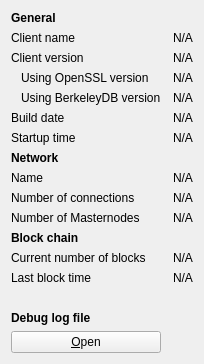
     <widget class="QWidget" name="tab_info">
      <attribute name="title">
       <string>&amp;Information</string>
      </attribute>
      <layout class="QGridLayout" name="gridLayout" columnstretch="0,0">
       <property name="horizontalSpacing">
        <number>12</number>
       </property>
       <item row="0" column="0">
        <widget class="QLabel" name="generalHeader">
         <property name="font">
          <font>
           <weight>75</weight>
           <bold>true</bold>
          </font>
         </property>
         <property name="text">
          <string>General</string>
         </property>
        </widget>
       </item>
       <item row="1" column="0">
        <widget class="QLabel" name="clientNameLabel">
         <property name="text">
          <string>Client name</string>
         </property>
        </widget>
       </item>
       <item row="1" column="1">
        <widget class="QLabel" name="clientName">
         <property name="cursor">
          <cursorShape>IBeamCursor</cursorShape>
         </property>
         <property name="text">
          <string>N/A</string>
         </property>
         <property name="textFormat">
          <enum>Qt::PlainText</enum>
         </property>
         <property name="textInteractionFlags">
          <set>Qt::LinksAccessibleByMouse|Qt::TextSelectableByKeyboard|Qt::TextSelectableByMouse</set>
         </property>
        </widget>
       </item>
       <item row="2" column="0">
        <widget class="QLabel" name="clientVersionLabel">
         <property name="text">
          <string>Client version</string>
         </property>
        </widget>
       </item>
       <item row="2" column="1">
        <widget class="QLabel" name="clientVersion">
         <property name="cursor">
          <cursorShape>IBeamCursor</cursorShape>
         </property>
         <property name="text">
          <string>N/A</string>
         </property>
         <property name="textFormat">
          <enum>Qt::PlainText</enum>
         </property>
         <property name="textInteractionFlags">
          <set>Qt::LinksAccessibleByMouse|Qt::TextSelectableByKeyboard|Qt::TextSelectableByMouse</set>
         </property>
        </widget>
       </item>
       <item row="3" column="0">
        <widget class="QLabel" name="openSSLVersionLabel">
         <property name="text">
          <string>Using OpenSSL version</string>
         </property>
         <property name="indent">
          <number>10</number>
         </property>
        </widget>
       </item>
       <item row="3" column="1">
        <widget class="QLabel" name="openSSLVersion">
         <property name="cursor">
          <cursorShape>IBeamCursor</cursorShape>
         </property>
         <property name="text">
          <string>N/A</string>
         </property>
         <property name="textFormat">
          <enum>Qt::PlainText</enum>
         </property>
         <property name="textInteractionFlags">
          <set>Qt::LinksAccessibleByMouse|Qt::TextSelectableByKeyboard|Qt::TextSelectableByMouse</set>
         </property>
        </widget>
       </item>
       <item row="4" column="0">
        <widget class="QLabel" name="berkeleyDBVersionLabel">
         <property name="text">
          <string>Using BerkeleyDB version</string>
         </property>
         <property name="indent">
          <number>10</number>
         </property>
        </widget>
       </item>
       <item row="4" column="1">
        <widget class="QLabel" name="berkeleyDBVersion">
         <property name="cursor">
          <cursorShape>IBeamCursor</cursorShape>
         </property>
         <property name="text">
          <string>N/A</string>
         </property>
         <property name="textFormat">
          <enum>Qt::PlainText</enum>
         </property>
         <property name="textInteractionFlags">
          <set>Qt::LinksAccessibleByMouse|Qt::TextSelectableByKeyboard|Qt::TextSelectableByMouse</set>
         </property>
        </widget>
       </item>
       <item row="5" column="0">
        <widget class="QLabel" name="buildDateLabel">
         <property name="text">
          <string>Build date</string>
         </property>
        </widget>
       </item>
       <item row="5" column="1">
        <widget class="QLabel" name="buildDate">
         <property name="cursor">
          <cursorShape>IBeamCursor</cursorShape>
         </property>
         <property name="text">
          <string>N/A</string>
         </property>
         <property name="textFormat">
          <enum>Qt::PlainText</enum>
         </property>
         <property name="textInteractionFlags">
          <set>Qt::LinksAccessibleByMouse|Qt::TextSelectableByKeyboard|Qt::TextSelectableByMouse</set>
         </property>
        </widget>
       </item>
       <item row="6" column="0">
        <widget class="QLabel" name="startupTimeLabel">
         <property name="text">
          <string>Startup time</string>
         </property>
        </widget>
       </item>
       <item row="6" column="1">
        <widget class="QLabel" name="startupTime">
         <property name="cursor">
          <cursorShape>IBeamCursor</cursorShape>
         </property>
         <property name="text">
          <string>N/A</string>
         </property>
         <property name="textFormat">
          <enum>Qt::PlainText</enum>
         </property>
         <property name="textInteractionFlags">
          <set>Qt::LinksAccessibleByMouse|Qt::TextSelectableByKeyboard|Qt::TextSelectableByMouse</set>
         </property>
        </widget>
       </item>
       <item row="7" column="0">
        <widget class="QLabel" name="networkHeader">
         <property name="font">
          <font>
           <weight>75</weight>
           <bold>true</bold>
          </font>
         </property>
         <property name="text">
          <string>Network</string>
         </property>
        </widget>
       </item>
       <item row="8" column="0">
        <widget class="QLabel" name="networkNameLabel">
         <property name="text">
          <string>Name</string>
         </property>
        </widget>
       </item>
       <item row="8" column="1">
        <widget class="QLabel" name="networkName">
         <property name="cursor">
          <cursorShape>IBeamCursor</cursorShape>
         </property>
         <property name="text">
          <string>N/A</string>
         </property>
         <property name="textFormat">
          <enum>Qt::PlainText</enum>
         </property>
         <property name="textInteractionFlags">
          <set>Qt::LinksAccessibleByMouse|Qt::TextSelectableByKeyboard|Qt::TextSelectableByMouse</set>
         </property>
        </widget>
       </item>
       <item row="9" column="0">
        <widget class="QLabel" name="numberOfConnectionsLabel">
         <property name="text">
          <string>Number of connections</string>
         </property>
        </widget>
       </item>
       <item row="9" column="1">
        <widget class="QLabel" name="numberOfConnections">
         <property name="cursor">
          <cursorShape>IBeamCursor</cursorShape>
         </property>
         <property name="text">
          <string>N/A</string>
         </property>
         <property name="textFormat">
          <enum>Qt::PlainText</enum>
         </property>
         <property name="textInteractionFlags">
          <set>Qt::LinksAccessibleByMouse|Qt::TextSelectableByKeyboard|Qt::TextSelectableByMouse</set>
         </property>
        </widget>
       </item>
       <item row="10" column="0">
        <widget class="QLabel" name="masternodeCountLabel">
         <property name="text">
          <string>Number of Masternodes</string>
         </property>
        </widget>
       </item>
       <item row="10" column="1">
        <widget class="QLabel" name="masternodeCount">
         <property name="cursor">
          <cursorShape>IBeamCursor</cursorShape>
         </property>
         <property name="text">
          <string>N/A</string>
         </property>
         <property name="textFormat">
          <enum>Qt::PlainText</enum>
         </property>
         <property name="textInteractionFlags">
          <set>Qt::LinksAccessibleByMouse|Qt::TextSelectableByKeyboard|Qt::TextSelectableByMouse</set>
         </property>
        </widget>
       </item>
       <item row="11" column="0">
        <widget class="QLabel" name="blockchainHeader">
         <property name="font">
          <font>
           <weight>75</weight>
           <bold>true</bold>
          </font>
         </property>
         <property name="text">
          <string>Block chain</string>
         </property>
        </widget>
       </item>
       <item row="12" column="0">
        <widget class="QLabel" name="numberOfBlocksLabel">
         <property name="text">
          <string>Current number of blocks</string>
         </property>
        </widget>
       </item>
       <item row="12" column="1">
        <widget class="QLabel" name="numberOfBlocks">
         <property name="cursor">
          <cursorShape>IBeamCursor</cursorShape>
         </property>
         <property name="text">
          <string>N/A</string>
         </property>
         <property name="textFormat">
          <enum>Qt::PlainText</enum>
         </property>
         <property name="textInteractionFlags">
          <set>Qt::LinksAccessibleByMouse|Qt::TextSelectableByKeyboard|Qt::TextSelectableByMouse</set>
         </property>
        </widget>
       </item>
       <item row="13" column="0">
        <widget class="QLabel" name="lastBlockTimeLabel">
         <property name="text">
          <string>Last block time</string>
         </property>
        </widget>
       </item>
       <item row="13" column="1">
        <widget class="QLabel" name="lastBlockTime">
         <property name="cursor">
          <cursorShape>IBeamCursor</cursorShape>
         </property>
         <property name="text">
          <string>N/A</string>
         </property>
         <property name="textFormat">
          <enum>Qt::PlainText</enum>
         </property>
         <property name="textInteractionFlags">
          <set>Qt::LinksAccessibleByMouse|Qt::TextSelectableByKeyboard|Qt::TextSelectableByMouse</set>
         </property>
        </widget>
       </item>
       <item row="14" column="0">
        <spacer name="verticalSpacer_2">
         <property name="orientation">
          <enum>Qt::Vertical</enum>
         </property>
         <property name="sizeHint" stdset="0">
          <size>
           <width>20</width>
           <height>20</height>
          </size>
         </property>
        </spacer>
       </item>
       <item row="15" column="0">
        <widget class="QLabel" name="debugLogFileHeader">
         <property name="font">
          <font>
           <weight>75</weight>
           <bold>true</bold>
          </font>
         </property>
         <property name="text">
          <string>Debug log file</string>
         </property>
        </widget>
       </item>
       <item row="16" column="0">
        <widget class="QPushButton" name="openDebugLogfileButton">
         <property name="toolTip">
          <string>Open the Expedia debug log file from the current data directory. This can take a few seconds for large log files.</string>
         </property>
         <property name="text">
          <string>&amp;Open</string>
         </property>
         <property name="autoDefault">
          <bool>false</bool>
         </property>
        </widget>
       </item>
      </layout>
     </widget>
